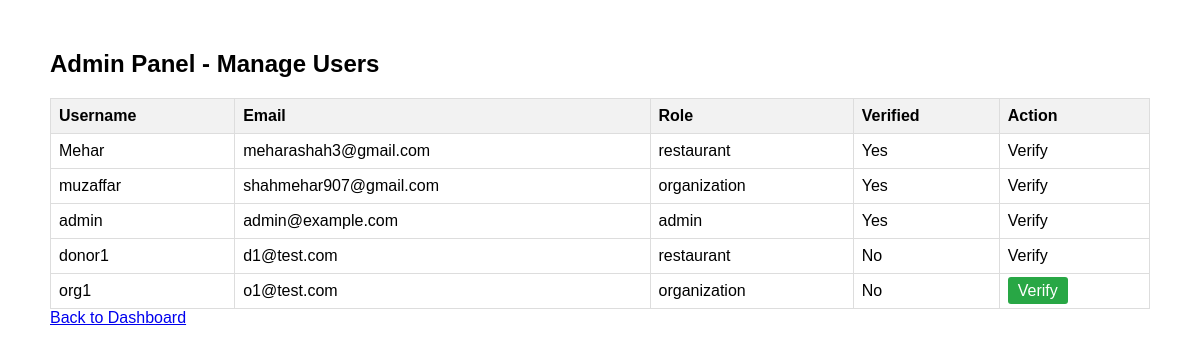
The page /admin (signed in) on the database its author committed.
### app/models.py (models this page shows, shortened)
class User(db.Model, UserMixin):
    id = db.Column(db.Integer, primary_key=True)
    username = db.Column(db.String(100), nullable=False, unique=True)
    email = db.Column(db.String(120), nullable=False, unique=True)
    password_hash = db.Column(db.String(200), nullable=False)
    role = db.Column(db.String(20), nullable=False)  # "restaurant" or "organization"
    name = db.Column(db.String(150), nullable=False)
    address = db.Column(db.String(250), nullable=True)
    registration_number = db.Column(db.String(100), nullable=True)
    is_verified = db.Column(db.Boolean, default=False)
    created_posts = db.relationship(
        "FoodPost",
        foreign_keys="FoodPost.user_id",
        back_populates="restaurant",
        lazy=True
    )
    claimed_posts = db.relationship(
        "FoodPost",
        foreign_keys="FoodPost.claimed_by",
        back_populates="claimant",
        lazy=True
    )

### app/routes.py (the view)
@main.route("/admin")
@login_required
def admin_dashboard():
    if current_user.role != 'admin':
        flash("Access denied. Admins only.", "danger")
        return redirect(url_for("main.dashboard"))
    users = User.query.all()
    return render_template("admin_dashboard.html", users=users)

### app/models.py (called while the page is built)
@login_manager.user_loader
def load_user(user_id):
    return User.query.get(int(user_id))

### app/templates/admin_dashboard.html (shortened to what this page needs)
<!DOCTYPE html>
<html lang="en">
<head>
</head>
<body>
    <h2>Admin Panel - Manage Users</h2>
    <table>
        <tr>
            <th>Username</th>
            <th>Email</th>
            <th>Role</th>
            <th>Verified</th>
            <th>Action</th>
        </tr>
        {% for user in users %}
        <tr>
            <td>{{ user.username }}</td>
            <td>{{ user.email }}</td>
            <td>{{ user.role }}</td>
            <td>{{ 'Yes' if user.is_verified else 'No' }}</td>
            <td>
                {% if user.role == 'organization' and not user.is_verified %}
                    <a href="{{ url_for('main.verify_user', user_id=user.id) }}" class="button">Verify</a>
                {% else %}
                    <span class="button disabled">Verify</span>
                {% endif %}
            </td>
        </tr>
        {% endfor %}
    </table>
    <a href="{{ url_for('main.dashboard') }}">Back to Dashboard</a>
</body>
</html>

### app/templates/admin_dashboard.html (style rules this page uses)
body { font-family: Arial, sans-serif; margin: 50px; }
table { width: 100%; border-collapse: collapse; margin-top: 20px; }
th, td { border: 1px solid #ddd; padding: 8px; text-align: left; }
th { background-color: #f2f2f2; }
a.button { padding: 5px 10px; background-color: #28a745; color: white; text-decoration: none; border-radius: 3px; }

### rows shown on the page
User: username "Mehar", email "meharashah3@gmail.com", role "restaurant", is_verified "Yes", shows "Verify"
User: username "muzaffar", email "shahmehar907@gmail.com", role "organization", is_verified "Yes", shows "Verify"
User: username "admin", email "admin@example.com", role "admin", is_verified "Yes", shows "Verify"
User: username "donor1", email "d1@test.com", role "restaurant", is_verified "No", shows "Verify"
User: username "org1", email "o1@test.com", role "organization", is_verified "No"
